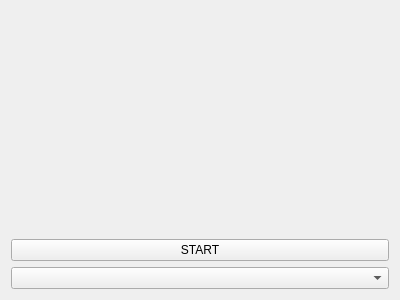
<?xml version="1.0" encoding="UTF-8"?>
<ui version="4.0">
 <class>Video1Widget</class>
 <widget class="QWidget" name="Video1Widget">
  <property name="geometry">
   <rect>
    <x>0</x>
    <y>0</y>
    <width>400</width>
    <height>300</height>
   </rect>
  </property>
  <property name="windowTitle">
   <string>Form</string>
  </property>
  <layout class="QGridLayout" name="gridLayout">
   <item row="0" column="0">
    <widget class="QLabel" name="label">
     <property name="autoFillBackground">
      <bool>true</bool>
     </property>
     <property name="text">
      <string/>
     </property>
    </widget>
   </item>
   <item row="1" column="0">
    <widget class="QPushButton" name="startPushButton">
     <property name="text">
      <string>START</string>
     </property>
    </widget>
   </item>
   <item row="2" column="0">
    <widget class="QComboBox" name="capComboBox"/>
   </item>
  </layout>
 </widget>
 <resources/>
 <connections/>
</ui>
